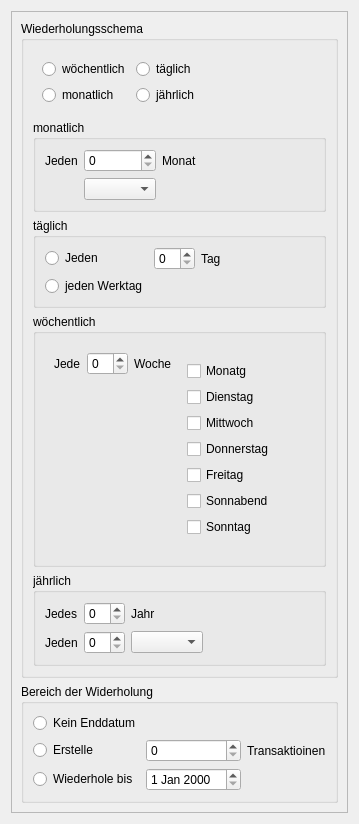
<?xml version="1.0" encoding="UTF-8"?>
<ui version="4.0">
 <class>continuousTransactionWidget</class>
 <widget class="QWidget" name="continuousTransactionWidget">
  <property name="geometry">
   <rect>
    <x>0</x>
    <y>0</y>
    <width>324</width>
    <height>749</height>
   </rect>
  </property>
  <property name="windowTitle">
   <string>Form</string>
  </property>
  <layout class="QGridLayout" name="gridLayout_2">
   <item row="0" column="0">
    <widget class="QFrame" name="frame">
     <property name="frameShape">
      <enum>QFrame::StyledPanel</enum>
     </property>
     <property name="frameShadow">
      <enum>QFrame::Raised</enum>
     </property>
     <layout class="QGridLayout" name="gridLayout">
      <item row="0" column="0">
       <widget class="QGroupBox" name="groupBoxScheme">
        <property name="title">
         <string>Wiederholungsschema</string>
        </property>
        <layout class="QGridLayout" name="gridLayout_14">
         <item row="0" column="0">
          <widget class="QWidget" name="widget_5" native="true">
           <layout class="QGridLayout" name="gridLayout_8">
            <item row="0" column="1">
             <spacer name="horizontalSpacer_4">
              <property name="orientation">
               <enum>Qt::Horizontal</enum>
              </property>
              <property name="sizeHint" stdset="0">
               <size>
                <width>40</width>
                <height>20</height>
               </size>
              </property>
             </spacer>
            </item>
            <item row="0" column="0">
             <layout class="QGridLayout" name="gridLayout_9">
              <item row="0" column="1">
               <widget class="QRadioButton" name="radioButtonDayli">
                <property name="text">
                 <string>täglich</string>
                </property>
               </widget>
              </item>
              <item row="0" column="0">
               <widget class="QRadioButton" name="radioButtonWeekly">
                <property name="text">
                 <string>wöchentlich</string>
                </property>
               </widget>
              </item>
              <item row="1" column="0">
               <widget class="QRadioButton" name="radioButtonMonthly">
                <property name="text">
                 <string>monatlich</string>
                </property>
               </widget>
              </item>
              <item row="1" column="1">
               <widget class="QRadioButton" name="radioButtonYearly">
                <property name="text">
                 <string>jährlich</string>
                </property>
               </widget>
              </item>
             </layout>
            </item>
           </layout>
          </widget>
         </item>
         <item row="1" column="0">
          <widget class="QGroupBox" name="groupBoxMonthly">
           <property name="title">
            <string>monatlich</string>
           </property>
           <layout class="QGridLayout" name="gridLayout_10">
            <item row="0" column="1">
             <spacer name="horizontalSpacer_5">
              <property name="orientation">
               <enum>Qt::Horizontal</enum>
              </property>
              <property name="sizeHint" stdset="0">
               <size>
                <width>40</width>
                <height>20</height>
               </size>
              </property>
             </spacer>
            </item>
            <item row="0" column="0">
             <layout class="QGridLayout" name="gridLayout_11">
              <item row="0" column="2">
               <widget class="QLabel" name="label_6">
                <property name="text">
                 <string>Monat</string>
                </property>
               </widget>
              </item>
              <item row="0" column="1">
               <widget class="QSpinBox" name="spinBoxEveryNumberOfMonths"/>
              </item>
              <item row="0" column="0">
               <widget class="QLabel" name="label_7">
                <property name="text">
                 <string>Jeden</string>
                </property>
               </widget>
              </item>
              <item row="2" column="1">
               <widget class="QComboBox" name="comboBoxMonthlyWhichDayOfMonth"/>
              </item>
             </layout>
            </item>
           </layout>
          </widget>
         </item>
         <item row="2" column="0">
          <widget class="QGroupBox" name="groupBoxDayli">
           <property name="title">
            <string>täglich</string>
           </property>
           <layout class="QGridLayout" name="gridLayout_12">
            <item row="0" column="0">
             <layout class="QGridLayout" name="gridLayout_13">
              <item row="1" column="0">
               <widget class="QRadioButton" name="radioButtonEveryWorkday">
                <property name="text">
                 <string>jeden Werktag</string>
                </property>
               </widget>
              </item>
              <item row="0" column="1">
               <widget class="QSpinBox" name="spinBoxDayliEveryNumberOfDays"/>
              </item>
              <item row="0" column="2">
               <widget class="QLabel" name="label_8">
                <property name="text">
                 <string>Tag</string>
                </property>
               </widget>
              </item>
              <item row="0" column="0">
               <widget class="QRadioButton" name="radioButtonEveryDay">
                <property name="text">
                 <string>Jeden</string>
                </property>
               </widget>
              </item>
             </layout>
            </item>
            <item row="0" column="1">
             <spacer name="horizontalSpacer_6">
              <property name="orientation">
               <enum>Qt::Horizontal</enum>
              </property>
              <property name="sizeHint" stdset="0">
               <size>
                <width>40</width>
                <height>20</height>
               </size>
              </property>
             </spacer>
            </item>
           </layout>
          </widget>
         </item>
         <item row="3" column="0">
          <widget class="QGroupBox" name="groupBoxWeekly">
           <property name="title">
            <string>wöchentlich</string>
           </property>
           <layout class="QGridLayout" name="gridLayout_15">
            <item row="0" column="0">
             <widget class="QWidget" name="widget_6" native="true">
              <layout class="QGridLayout" name="gridLayout_16">
               <item row="1" column="0">
                <spacer name="verticalSpacer_4">
                 <property name="orientation">
                  <enum>Qt::Vertical</enum>
                 </property>
                 <property name="sizeHint" stdset="0">
                  <size>
                   <width>20</width>
                   <height>40</height>
                  </size>
                 </property>
                </spacer>
               </item>
               <item row="0" column="0">
                <layout class="QGridLayout" name="gridLayout_17">
                 <item row="0" column="0">
                  <widget class="QLabel" name="label_9">
                   <property name="text">
                    <string>Jede</string>
                   </property>
                  </widget>
                 </item>
                 <item row="0" column="1">
                  <widget class="QSpinBox" name="spinBoxEveryWeek"/>
                 </item>
                 <item row="0" column="2">
                  <widget class="QLabel" name="label_10">
                   <property name="text">
                    <string>Woche</string>
                   </property>
                  </widget>
                 </item>
                </layout>
               </item>
               <item row="0" column="1" rowspan="2">
                <widget class="QWidget" name="widget_7" native="true">
                 <layout class="QGridLayout" name="gridLayout_18">
                  <item row="0" column="0">
                   <layout class="QVBoxLayout" name="verticalLayout">
                    <item>
                     <widget class="QCheckBox" name="checkBoxMonday">
                      <property name="text">
                       <string>Monatg</string>
                      </property>
                     </widget>
                    </item>
                    <item>
                     <widget class="QCheckBox" name="checkBoxThuesday">
                      <property name="text">
                       <string>Dienstag</string>
                      </property>
                     </widget>
                    </item>
                    <item>
                     <widget class="QCheckBox" name="checkBoxWednesday">
                      <property name="text">
                       <string>Mittwoch</string>
                      </property>
                     </widget>
                    </item>
                    <item>
                     <widget class="QCheckBox" name="checkBoxThursday">
                      <property name="text">
                       <string>Donnerstag</string>
                      </property>
                     </widget>
                    </item>
                    <item>
                     <widget class="QCheckBox" name="checkBoxFriday">
                      <property name="text">
                       <string>Freitag</string>
                      </property>
                     </widget>
                    </item>
                    <item>
                     <widget class="QCheckBox" name="checkBoxSaturday">
                      <property name="text">
                       <string>Sonnabend</string>
                      </property>
                     </widget>
                    </item>
                    <item>
                     <widget class="QCheckBox" name="checkBoxSunday">
                      <property name="text">
                       <string>Sonntag</string>
                      </property>
                     </widget>
                    </item>
                   </layout>
                  </item>
                  <item row="1" column="0">
                   <spacer name="verticalSpacer_5">
                    <property name="orientation">
                     <enum>Qt::Vertical</enum>
                    </property>
                    <property name="sizeHint" stdset="0">
                     <size>
                      <width>20</width>
                      <height>40</height>
                     </size>
                    </property>
                   </spacer>
                  </item>
                  <item row="0" column="1">
                   <spacer name="horizontalSpacer_7">
                    <property name="orientation">
                     <enum>Qt::Horizontal</enum>
                    </property>
                    <property name="sizeHint" stdset="0">
                     <size>
                      <width>40</width>
                      <height>20</height>
                     </size>
                    </property>
                   </spacer>
                  </item>
                 </layout>
                </widget>
               </item>
              </layout>
             </widget>
            </item>
           </layout>
          </widget>
         </item>
         <item row="4" column="0">
          <widget class="QGroupBox" name="groupBoxYearly">
           <property name="title">
            <string>jährlich</string>
           </property>
           <layout class="QGridLayout" name="gridLayout_19">
            <item row="0" column="1">
             <spacer name="horizontalSpacer_8">
              <property name="orientation">
               <enum>Qt::Horizontal</enum>
              </property>
              <property name="sizeHint" stdset="0">
               <size>
                <width>40</width>
                <height>20</height>
               </size>
              </property>
             </spacer>
            </item>
            <item row="0" column="0">
             <layout class="QGridLayout" name="gridLayout_20">
              <item row="1" column="2">
               <widget class="QComboBox" name="comboBoxYearlyWhichMonth"/>
              </item>
              <item row="0" column="0">
               <widget class="QLabel" name="label_11">
                <property name="text">
                 <string>Jedes</string>
                </property>
               </widget>
              </item>
              <item row="0" column="1">
               <widget class="QSpinBox" name="spinBoxEveryYear"/>
              </item>
              <item row="0" column="2">
               <widget class="QLabel" name="label_12">
                <property name="text">
                 <string>Jahr</string>
                </property>
               </widget>
              </item>
              <item row="1" column="1">
               <widget class="QSpinBox" name="spinBoxYearlyDayOfMonth"/>
              </item>
              <item row="1" column="0">
               <widget class="QLabel" name="label_13">
                <property name="text">
                 <string>Jeden</string>
                </property>
               </widget>
              </item>
             </layout>
            </item>
            <item row="1" column="0">
             <spacer name="verticalSpacer_6">
              <property name="orientation">
               <enum>Qt::Vertical</enum>
              </property>
              <property name="sizeHint" stdset="0">
               <size>
                <width>20</width>
                <height>40</height>
               </size>
              </property>
             </spacer>
            </item>
           </layout>
          </widget>
         </item>
        </layout>
       </widget>
      </item>
      <item row="1" column="0">
       <widget class="QGroupBox" name="groupBoxNumberOfIterations">
        <property name="title">
         <string>Bereich der Widerholung</string>
        </property>
        <layout class="QGridLayout" name="gridLayout_21">
         <item row="0" column="0">
          <layout class="QGridLayout" name="gridLayout_22">
           <item row="2" column="0">
            <widget class="QRadioButton" name="radioButtonIterateUntilDate">
             <property name="text">
              <string>Wiederhole bis</string>
             </property>
            </widget>
           </item>
           <item row="1" column="0">
            <widget class="QRadioButton" name="radioButtonNumberOfIterations">
             <property name="text">
              <string>Erstelle</string>
             </property>
            </widget>
           </item>
           <item row="2" column="1">
            <widget class="QDateEdit" name="dateEditIterateUntil"/>
           </item>
           <item row="1" column="1">
            <widget class="QSpinBox" name="spinBoxNumberOfIterations"/>
           </item>
           <item row="0" column="0">
            <widget class="QRadioButton" name="radioButtonNoEndDate">
             <property name="text">
              <string>Kein Enddatum</string>
             </property>
            </widget>
           </item>
           <item row="1" column="2">
            <widget class="QLabel" name="label_14">
             <property name="text">
              <string>Transaktioinen</string>
             </property>
            </widget>
           </item>
          </layout>
         </item>
         <item row="0" column="1">
          <spacer name="horizontalSpacer_9">
           <property name="orientation">
            <enum>Qt::Horizontal</enum>
           </property>
           <property name="sizeHint" stdset="0">
            <size>
             <width>40</width>
             <height>20</height>
            </size>
           </property>
          </spacer>
         </item>
         <item row="1" column="0">
          <spacer name="verticalSpacer_7">
           <property name="orientation">
            <enum>Qt::Vertical</enum>
           </property>
           <property name="sizeHint" stdset="0">
            <size>
             <width>20</width>
             <height>40</height>
            </size>
           </property>
          </spacer>
         </item>
        </layout>
       </widget>
      </item>
     </layout>
    </widget>
   </item>
  </layout>
 </widget>
 <resources/>
 <connections/>
</ui>
